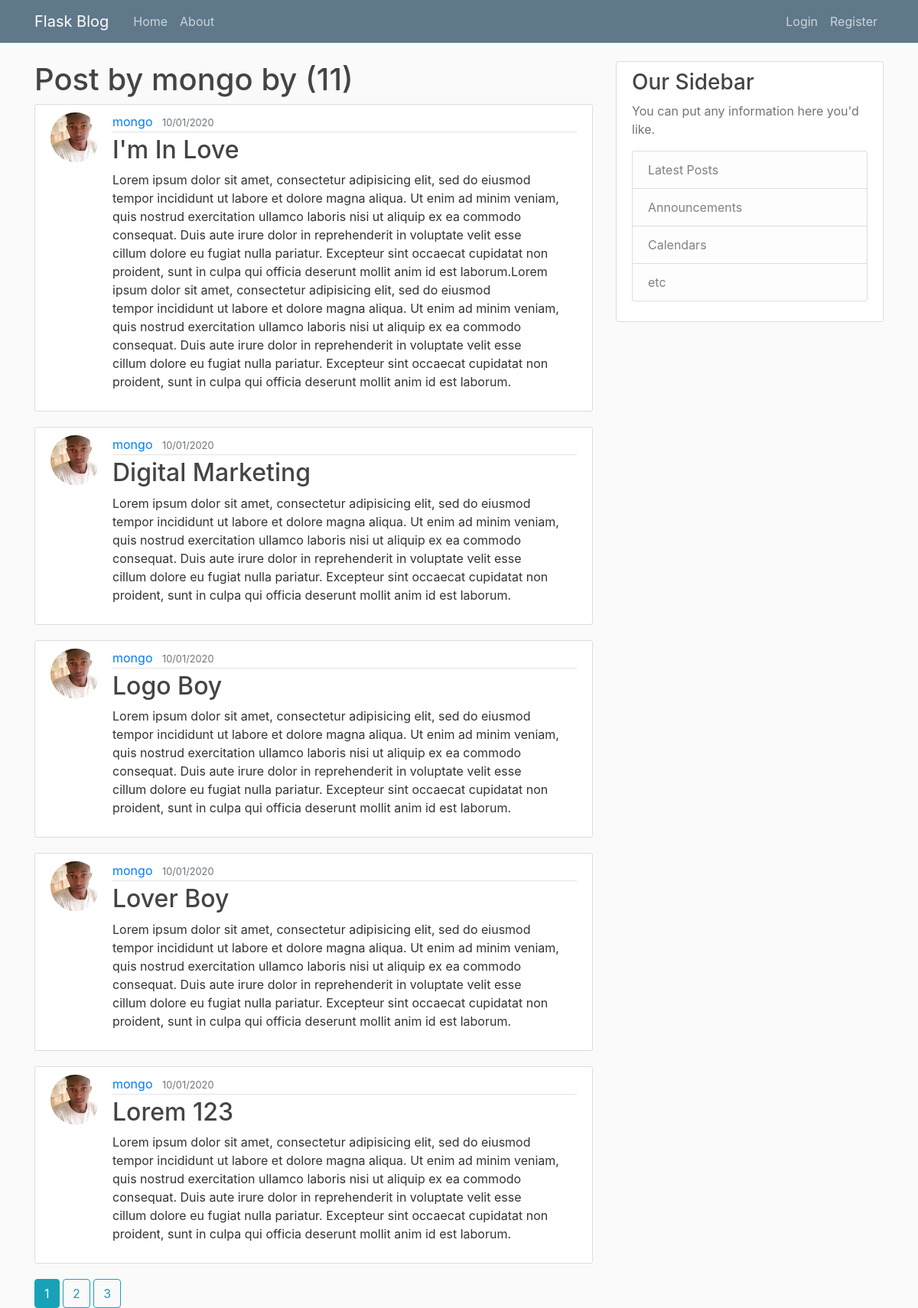
Screenshot of /user/mongo with the database file from the repository.
### flaskblog/models.py (models this page shows, shortened)
class User(db.Model, UserMixin):
	id = db.Column(db.Integer, primary_key=True)
	username = db.Column(db.String(20), unique = True, nullable = False)
	email = db.Column(db.String(120), unique = True, nullable = False)
	image_file = db.Column(db.String(20), nullable = False, default = "default.jpg")
	password = db.Column(db.String(30), nullable= False)
	posts = db.relationship("Post", backref="author", lazy = True)

class Post(db.Model):
	id = db.Column(db.Integer, primary_key = True)
	title = db.Column(db.String(20), nullable= False)
	date_posted = db.Column(db.DateTime, nullable = False, default = datetime.utcnow)
	content = db.Column(db.Text, nullable = False)
	user_id = db.Column(db.Integer, db.ForeignKey("user.id"), nullable = False)

### flaskblog/routes.py (the view)
@app.route('/user/<string:username>')
def user_posts(username):
	page = request.args.get('page', 1, type=int)
	user = User.query.filter_by(username=username).first_or_404()
	all_post = Post.query.filter_by(author=user)\
			.order_by(Post.date_posted.desc())\
			.paginate(page=page, per_page=5)
	return render_template('user_posts.html', all_post = all_post, user=user)

### flaskblog/templates/user_posts.html
{% extends "layout.html" %}
{% block css %}
	<link rel="stylesheet" type="text/css" href="{{ url_for('static', filename = 'main.css')}}">
{% endblock %}
{% block content %}
	<h1>Post by {{ user.username }} by ({{ all_post.total }})</h1>
	{% for post in all_post.items %}
		<article class="media content-section">
			<img class="rounded-circle article-img" src="{{ url_for('static', filename='profile_pics/' + post.author.image_file) }}">
		  <div class="media-body">
		    <div class="article-metadata">
		      <a class="mr-2" href="{{ url_for('user_posts', username = post.author.username ) }}">{{ post.author.username }}</a>
		      <small class="text-muted">{{ post.date_posted.strftime("%m/%d/%Y") }}</small>
		    </div>
		    <h2><a class="article-title" href="{{ url_for('post', post_id = post.id) }}">{{ post.title }}</a></h2>
		    <p class="article-content"> {{ post.content }} </p>
		  </div>
		</article>
	{% endfor %}
	{% for page_num in all_post.iter_pages(left_edge=2, left_current=2, right_current=5, right_edge=2) %}
		{% if page_num %}
			{% if all_post.page == page_num %}
				<a class='btn btn-info' href="{{ url_for('home', page=page_num) }}">{{ page_num }}</a>
			{% else %}
				<a class='btn btn-outline-info' href="{{ url_for('home', page=page_num) }}">{{ page_num }}</a>
			{% endif%}
		{% else %}
			...
		{% endif%}
	{% endfor %}
{% endblock content %}

### flaskblog/static/main.css (style rules this page uses)
body { background: #fafafa; color: #333333; margin-top: 5rem; }
h1, h2, h3, h4, h5, h6 { color: #444444; }
.content-section { background: #ffffff; padding: 10px 20px; border: 1px solid #dddddd; border-radius: 3px; margin-bottom: 20px; }
.article-title { color: #444444; }
.article-content { white-space: pre-line; }
.article-img { height: 65px; width: 65px; margin-right: 16px; }
.article-metadata { padding-bottom: 1px; margin-bottom: 4px; border-bottom: 1px solid #e3e3e3 }

### rows the page displays
User: username "mongo"
Post: image_file (picture), author.username "mongo", date_posted "10/01/2020", title "I'm In Love", content "Lorem ipsum dolor sit amet, consectetur adipisicing elit, sed do eiusmod tempor incididunt ut labore et dolore magna aliqua. Ut enim ad minim veniam, quis nostrud exercitation ullamco laboris nisi ut aliquip ex ea commodo consequat. Duis aute irure dolor in reprehenderit in voluptate velit esse cillum dolore eu fugiat nulla pariatur. Excepteur sint occaecat cupidatat non proident, sunt in culpa qui officia deserunt mollit anim id est laborum.Lorem ipsum dolor sit amet, consectetur adipisicing elit, sed do eiusmod tempor incididunt ut labore et dolore magna aliqua. Ut enim ad minim veniam, quis nostrud exercitation ullamco laboris nisi ut aliquip ex ea commodo consequat. Duis aute irure…"
Post: image_file (picture), author.username "mongo", date_posted "10/01/2020", title "Digital Marketing", content "Lorem ipsum dolor sit amet, consectetur adipisicing elit, sed do eiusmod tempor incididunt ut labore et dolore magna aliqua. Ut enim ad minim veniam, quis nostrud exercitation ullamco laboris nisi ut aliquip ex ea commodo consequat. Duis aute irure dolor in reprehenderit in voluptate velit esse cillum dolore eu fugiat nulla pariatur. Excepteur sint occaecat cupidatat non proident, sunt in culpa qui officia deserunt mollit anim id est laborum."
Post: image_file (picture), author.username "mongo", date_posted "10/01/2020", title "Logo Boy", content "Lorem ipsum dolor sit amet, consectetur adipisicing elit, sed do eiusmod tempor incididunt ut labore et dolore magna aliqua. Ut enim ad minim veniam, quis nostrud exercitation ullamco laboris nisi ut aliquip ex ea commodo consequat. Duis aute irure dolor in reprehenderit in voluptate velit esse cillum dolore eu fugiat nulla pariatur. Excepteur sint occaecat cupidatat non proident, sunt in culpa qui officia deserunt mollit anim id est laborum."
Post: image_file (picture), author.username "mongo", date_posted "10/01/2020", title "Lover Boy", content "Lorem ipsum dolor sit amet, consectetur adipisicing elit, sed do eiusmod tempor incididunt ut labore et dolore magna aliqua. Ut enim ad minim veniam, quis nostrud exercitation ullamco laboris nisi ut aliquip ex ea commodo consequat. Duis aute irure dolor in reprehenderit in voluptate velit esse cillum dolore eu fugiat nulla pariatur. Excepteur sint occaecat cupidatat non proident, sunt in culpa qui officia deserunt mollit anim id est laborum."
Post: image_file (picture), author.username "mongo", date_posted "10/01/2020", title "Lorem 123", content "Lorem ipsum dolor sit amet, consectetur adipisicing elit, sed do eiusmod tempor incididunt ut labore et dolore magna aliqua. Ut enim ad minim veniam, quis nostrud exercitation ullamco laboris nisi ut aliquip ex ea commodo consequat. Duis aute irure dolor in reprehenderit in voluptate velit esse cillum dolore eu fugiat nulla pariatur. Excepteur sint occaecat cupidatat non proident, sunt in culpa qui officia deserunt mollit anim id est laborum."

### other values shown
{{ all_post.total }} "11"
{{ page_num }} "1"
{{ page_num }} "2" "3"
